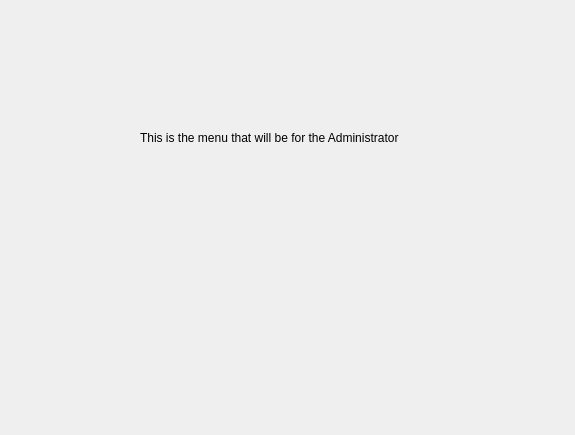
<?xml version="1.0" encoding="UTF-8"?>
<ui version="4.0">
 <class>Dialog</class>
 <widget class="QDialog" name="Dialog">
  <property name="geometry">
   <rect>
    <x>0</x>
    <y>0</y>
    <width>575</width>
    <height>435</height>
   </rect>
  </property>
  <property name="windowTitle">
   <string>Dialog</string>
  </property>
  <widget class="QLabel" name="label">
   <property name="geometry">
    <rect>
     <x>140</x>
     <y>130</y>
     <width>311</width>
     <height>16</height>
    </rect>
   </property>
   <property name="text">
    <string>This is the menu that will be for the Administrator</string>
   </property>
  </widget>
 </widget>
 <resources/>
 <connections/>
</ui>
